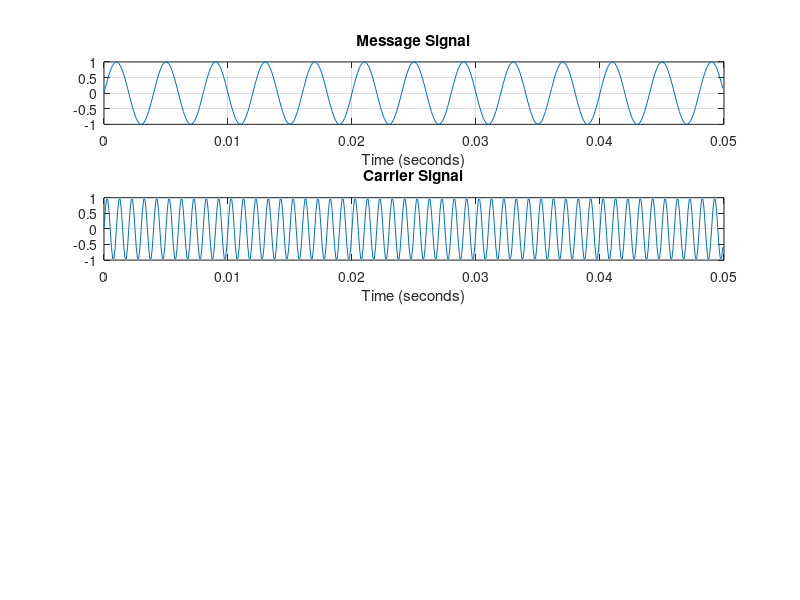

This chart was generated by the following MATLAB code: (Note: this script raises an error after producing the figure.)
close all;
startplot = 1;
endplot = 500;

fc = 1000;   % Carrier frequency
fm = 250;    % Modulating frequency 
fs = 10000; % Sample frequency 
N = 5000;    % Number of samples 

Ts = 1/fs; 
t = (0:Ts:N*Ts-Ts);

Am = 1;
Ac = 1;

message = Am.*sin(2*pi*fm*t); 
carrier = Ac.*sin(2*pi*fc*t);

figure (1);
subplot(4,1,1);
plot(t(startplot:endplot), message(startplot:endplot));
title('Message Signal');
xlabel('Time (seconds)');
grid;

figure (1);
subplot(4,1,2);
plot(t(startplot:endplot), carrier(startplot:endplot));
title('Carrier Signal');
xlabel('Time (seconds)');
grid;

dsbsc = message.*carrier;
ssbsc = bandpass(dsbsc, [fc-fm fc], fs);

figure (1);
subplot(4,1,3);
plot(t(startplot:endplot), dsbsc(startplot:endplot));
title('DSBSC Signal');
xlabel('Time (seconds)');
grid;

figure (1);
subplot(4,1,4);
plot(t(startplot:endplot), ssbsc(startplot:endplot));
title('SSBSC - Lower Band');
xlabel('Time (seconds)');
grid;

lm = length(message);
f = linspace(-fs/2,fs/2,lm);
msg_fourier = abs(fftshift(fft(message,lm)))/lm;

figure (2);
subplot(4,1,1);
plot(f,msg_fourier)
title('FFT of Message Signal');
xlabel('f (Hz)');
grid;

lm = length(carrier);
f = linspace(-fs/2,fs/2,lm);
carrier_fourier = abs(fftshift(fft(carrier,lm)))/lm;

figure (2);
subplot(4,1,2);
plot(f,carrier_fourier)
title('FFT of Carrier Signal');
xlabel('f (Hz)');
grid;

lm = length(dsbsc);
f = linspace(-fs/2,fs/2,lm);
dsbsc_fourier = abs(fftshift(fft(dsbsc,lm)))/lm;

figure (2);
subplot(4,1,3);
plot(f,dsbsc_fourier)
title('FFT of DSBSC');
xlabel('f (Hz)');
grid;

lm = length(ssbsc);
f = linspace(-fs/2,fs/2,lm);
ssbsc_fourier = abs(fftshift(fft(ssbsc,lm)))/lm;

figure(2);
subplot(4,1,4);
plot(f,ssbsc_fourier)
title('FFT of SSBSC - Lower Band');
xlabel('f (Hz)');
grid;

product = carrier.*ssbsc;
demodulated = lowpass(product, fm, fs);

figure (3);
subplot(4,1,1);
plot(t(startplot:endplot), product(startplot:endplot));
title('Product of Carrier and SSBSC');
xlabel('Time (seconds)');
grid;

lm = length(product);
f = linspace(-fs/2,fs/2,lm);
product_fourier = abs(fftshift(fft(product,lm)))/lm;

figure (3);
subplot(4,1,2);
plot(f,product_fourier)
title('FFT of Product');
xlabel('f (Hz)');
grid;

figure (3);
subplot(4,1,3);
plot(t(startplot:endplot), demodulated(startplot:endplot));
title('Demodulated Signal');
xlabel('Time (seconds)');
grid;

lm = length(demodulated);
f = linspace(-fs/2,fs/2,lm);
demodulated_fourier = abs(fftshift(fft(demodulated,lm)))/lm;

figure (3);
subplot(4,1,4);
plot(f,demodulated_fourier)
title('FFT of Demodulated Signal');
xlabel('f (Hz)');
grid;
